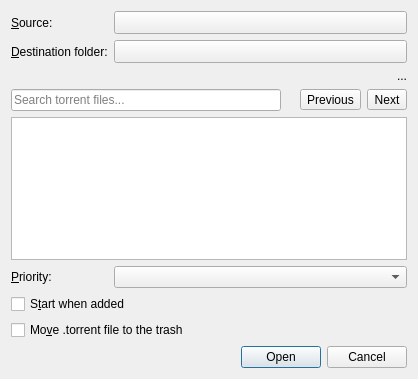
<?xml version="1.0" encoding="UTF-8"?>
<ui version="4.0">
 <class>OptionsDialog</class>
 <widget class="QDialog" name="OptionsDialog">
  <property name="geometry">
   <rect>
    <x>0</x>
    <y>0</y>
    <width>418</width>
    <height>379</height>
   </rect>
  </property>
  <layout class="QGridLayout" name="dialogLayout">
   <item row="0" column="0">
    <widget class="QLabel" name="sourceLabel">
     <property name="text">
      <string>&amp;Source:</string>
     </property>
     <property name="buddy">
      <cstring>sourceButton</cstring>
     </property>
    </widget>
   </item>
   <item row="0" column="1">
    <widget class="QStackedWidget" name="sourceStack">
     <property name="sizePolicy">
      <sizepolicy hsizetype="Preferred" vsizetype="Fixed">
       <horstretch>0</horstretch>
       <verstretch>0</verstretch>
      </sizepolicy>
     </property>
     <widget class="PathButton" name="sourceButton"/>
     <widget class="QLineEdit" name="sourceEdit"/>
    </widget>
   </item>
   <item row="1" column="0">
    <widget class="QLabel" name="destinationLabel">
     <property name="text">
      <string>&amp;Destination folder:</string>
     </property>
     <property name="buddy">
      <cstring>destinationButton</cstring>
     </property>
    </widget>
   </item>
   <item row="1" column="1">
    <widget class="QStackedWidget" name="destinationStack">
     <property name="sizePolicy">
      <sizepolicy hsizetype="Preferred" vsizetype="Fixed">
       <horstretch>0</horstretch>
       <verstretch>0</verstretch>
      </sizepolicy>
     </property>
     <widget class="PathButton" name="destinationButton"/>
     <widget class="QLineEdit" name="destinationEdit"/>
    </widget>
   </item>
   <item row="2" column="1">
    <widget class="FreeSpaceLabel" name="freeSpaceLabel">
     <property name="text">
      <string notr="true">...</string>
     </property>
     <property name="alignment">
      <set>Qt::AlignRight|Qt::AlignTrailing|Qt::AlignVCenter</set>
     </property>
    </widget>
   </item>
   <item row="3" column="0" colspan="2">
    <widget class="QWidget" name="fileSearchWidget">
     <layout class="QHBoxLayout" name="fileSearchLayout">
      <property name="leftMargin"><number>0</number></property>
      <property name="topMargin"><number>0</number></property>
      <property name="rightMargin"><number>0</number></property>
      <property name="bottomMargin"><number>0</number></property>
      <item>
       <widget class="QLineEdit" name="fileSearchEdit">
        <property name="placeholderText"><string>Search torrent files...</string></property>
        <property name="accessibleName"><string>Search torrent files</string></property>
        <property name="clearButtonEnabled"><bool>true</bool></property>
       </widget>
      </item>
      <item><widget class="QLabel" name="fileSearchStatus"/></item>
      <item>
       <widget class="QToolButton" name="previousMatchButton">
        <property name="text"><string>Previous</string></property>
        <property name="toolTip"><string>Previous matching file</string></property>
       </widget>
      </item>
      <item>
       <widget class="QToolButton" name="nextMatchButton">
        <property name="text"><string>Next</string></property>
        <property name="toolTip"><string>Next matching file</string></property>
       </widget>
      </item>
     </layout>
    </widget>
   </item>
   <item row="4" column="0" colspan="2">
    <widget class="FileTreeView" name="filesView"/>
   </item>
   <item row="5" column="0">
    <widget class="QLabel" name="priorityLabel">
     <property name="text">
      <string>&amp;Priority:</string>
     </property>
     <property name="buddy">
      <cstring>priorityCombo</cstring>
     </property>
    </widget>
   </item>
   <item row="5" column="1">
    <widget class="QComboBox" name="priorityCombo"/>
   </item>
   <item row="6" column="0" colspan="2">
    <widget class="QCheckBox" name="startCheck">
     <property name="text">
      <string>S&amp;tart when added</string>
     </property>
    </widget>
   </item>
   <item row="7" column="0" colspan="2">
    <widget class="QCheckBox" name="trashCheck">
     <property name="text">
      <string>Mo&amp;ve .torrent file to the trash</string>
     </property>
    </widget>
   </item>
   <item row="8" column="0" colspan="2">
    <widget class="QDialogButtonBox" name="dialogButtons">
     <property name="orientation">
      <enum>Qt::Horizontal</enum>
     </property>
     <property name="standardButtons">
      <set>QDialogButtonBox::Cancel|QDialogButtonBox::Open</set>
     </property>
    </widget>
   </item>
  </layout>
 </widget>
 <customwidgets>
  <customwidget>
   <class>FileTreeView</class>
   <extends>QTreeView</extends>
   <header>FileTreeView.h</header>
  </customwidget>
  <customwidget>
   <class>FreeSpaceLabel</class>
   <extends>QLabel</extends>
   <header>FreeSpaceLabel.h</header>
  </customwidget>
  <customwidget>
   <class>PathButton</class>
   <extends>QToolButton</extends>
   <header>PathButton.h</header>
  </customwidget>
 </customwidgets>
 <resources/>
 <connections/>
</ui>
